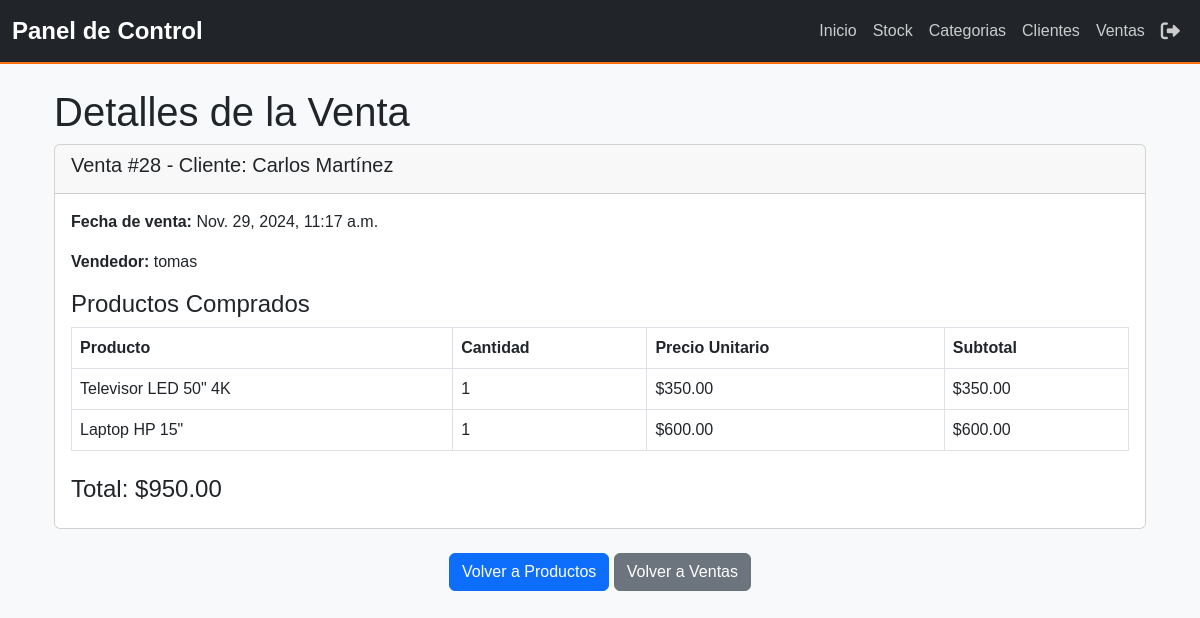
Page /ventas/28/ on the committed database.
### myapp/models.py (models this page shows, shortened)
class Venta(models.Model):
    cliente = models.ForeignKey(Cliente, on_delete=models.CASCADE)
    vendedor = models.ForeignKey(User, on_delete=models.SET_NULL, null=True, blank=True)
    fecha_venta = models.DateTimeField(auto_now_add=True)
    total_venta = models.DecimalField(max_digits=10, decimal_places=2, default=0)
    metodo_pago = models.CharField(max_length=50)
    productos = models.ManyToManyField(Producto, through='DetalleVenta')

class Cliente(models.Model):
    nombre = models.CharField(max_length=255, verbose_name='Nombre Completo')
    compania = models.CharField(max_length=255, blank=True, null=True, verbose_name='Compañía')
    email = models.EmailField(unique=True, verbose_name='Correo Electrónico')
    telefono = models.CharField(max_length=15, verbose_name='Número de Teléfono')
    direccion = models.TextField(blank=True, null=True, verbose_name='Dirección')
    fecha_registro = models.DateTimeField(auto_now_add=True, verbose_name='Fecha de Registro')
    estatus = models.CharField(
        max_length=20,
        choices=[('activo', 'Activo'), ('inactivo', 'Inactivo')],
        default='activo',
        verbose_name='Estatus'
    )
    notas = models.TextField(blank=True, null=True, verbose_name='Notas Adicionales')
    class Meta:
        verbose_name = 'Cliente'
        verbose_name_plural = 'Clientes'
        ordering = ['-fecha_registro']

class DetalleVenta(models.Model):
    venta = models.ForeignKey(Venta, on_delete=models.CASCADE)
    producto = models.ForeignKey(Producto, on_delete=models.CASCADE)
    cantidad = models.PositiveIntegerField()
    precio_unitario = models.DecimalField(max_digits=10, decimal_places=2)
    @property
    def subtotal(self):
        return self.cantidad * self.precio_unitario

class Producto(models.Model):
    titulo = models.CharField(max_length=200)  # Título del producto
    descripcion = models.TextField()  # Descripción del producto
    precio = models.DecimalField(max_digits=10, decimal_places=2)  # Precio del producto
    cantidad = models.PositiveIntegerField()  # Cantidad disponible
    categoria = models.ForeignKey(Categoria, on_delete=models.CASCADE, related_name='productos')
    fecha_creacion = models.DateTimeField(auto_now_add=True)  # Fecha de creación del producto
    ultima_actualizacion = models.DateTimeField(auto_now=True)  # Fecha de última actualización del producto

### myapp/views.py (the view)
# urls.py: path('ventas/<int:pk>/', VentaDetailView.as_view(), name='venta_detail'),
class VentaDetailView(DetailView):
    model = Venta
    template_name = 'ventas/venta_detail.html'
    context_object_name = 'venta'

### myapp/context_processors.py (called while the page is built, shortened)
def user_role(request):
    return {'role': 'Invitado'}

### myapp/templates/ventas/venta_detail.html
{% extends 'base.html' %}
{% block content %}
<div class="container mt-4">
    <h1>Detalles de la Venta</h1>
    <div class="card mb-4">
        <div class="card-header">
            <h5>Venta #{{ venta.id }} - Cliente: {{ venta.cliente.nombre }}</h5>
        </div>
        <div class="card-body">
            <p><strong>Fecha de venta:</strong> {{ venta.fecha_venta }}</p>
            <p><strong>Vendedor:</strong> {{ venta.vendedor }}</p>
            <h4>Productos Comprados</h4>
            <table class="table table-bordered">
                <thead>
                    <tr>
                        <th>Producto</th>
                        <th>Cantidad</th>
                        <th>Precio Unitario</th>
                        <th>Subtotal</th>
                    </tr>
                </thead>
                <tbody>
                    {% for detalle in venta.detalleventa_set.all %}
                    <tr>
                        <td>{{ detalle.producto.titulo }}</td>
                        <td>{{ detalle.cantidad }}</td>
                        <td>${{ detalle.precio_unitario }}</td>
                        <td>${{ detalle.subtotal }}</td>
                    </tr>
                    {% endfor %}
                </tbody>
            </table>
            <div class="mt-4">
                <h4>Total: ${{ venta.total_venta  }}</h4>
            </div>
        </div>
    </div>
    <div class="text-center mt-4">
        <a href="{% url 'producto_list' %}" class="btn btn-primary">Volver a Productos</a>
        <a href="{% url 'venta_list' %}" class="btn btn-secondary">Volver a Ventas</a>
    </div>
</div>
{% endblock %}

### myapp/static/css/styles.css (style rules this page uses)
body { font-family: 'Arial', sans-serif; background-color: #f4f6f9; margin: 0; padding: 0; }

### rows in the picture
Venta: id "28", cliente.nombre "Carlos Martínez", fecha_venta "Nov. 29, 2024, 11:17 a.m.", vendedor "tomas", total_venta "950.00"
DetalleVenta: producto.titulo "Televisor LED 50\" 4K", cantidad "1", precio_unitario "350.00", subtotal "350.00"
DetalleVenta: producto.titulo "Laptop HP 15\"", cantidad "1", precio_unitario "600.00", subtotal "600.00"
